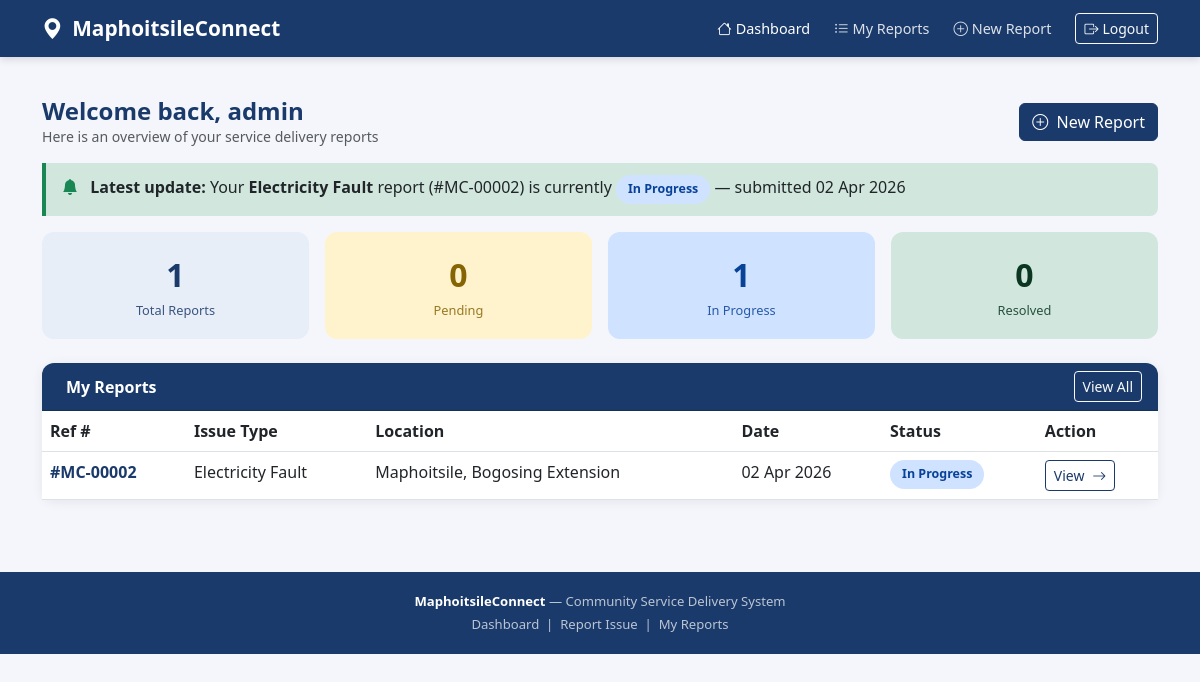
The page /accounts/dashboard/ (signed in) on the database its author committed.
### app/models.py (models this page shows, shortened)
class Issue(models.Model):
    CATEGORY_CHOICES = [
        ('water_leak',   'Water Leak'),
        ('electricity',  'Electricity Fault'),
        ('pothole',      'Pothole'),
        ('waste',        'Waste Collection'),
        ('water_outage', 'Water Outage'),
        ('other',        'Other'),
    ]
    STATUS_CHOICES = [
        ('pending',     'Pending'),
        ('in_progress', 'In Progress'),
        ('resolved',    'Resolved'),
    ]
    user        = models.ForeignKey(User, on_delete=models.CASCADE)
    title       = models.CharField(max_length=200)
    category    = models.CharField(max_length=50, choices=CATEGORY_CHOICES)
    description = models.TextField()
    location    = models.CharField(max_length=255)
    image       = models.ImageField(upload_to='issues/', blank=True, null=True)
    status      = models.CharField(max_length=20, choices=STATUS_CHOICES, default='pending')
    created_at  = models.DateTimeField(auto_now_add=True)
    updated_at  = models.DateTimeField(auto_now=True)
    class Meta:
        ordering = ['-created_at']

### app/views.py (the view)
# urls.py: path('accounts/dashboard/',       views.dashboard,    name='dashboard'),
@login_required
def dashboard(request):
    issues = Issue.objects.filter(user=request.user)
    context = {
        'issues':         issues,
        'total_count':    issues.count(),
        'pending_count':  issues.filter(status='pending').count(),
        'progress_count': issues.filter(status='in_progress').count(),
        'resolved_count': issues.filter(status='resolved').count(),
        'latest':         issues.first(),
    }
    return render(request, 'accounts/dashboard.html', context)

### app/templates/accounts/dashboard.html (shortened to what this page needs)
{% extends 'reports/base.html' %}
{% block content %}
<div class="d-flex justify-content-between align-items-center mb-3">
  <div>
    <h4 class="mb-0 fw-bold" style="color:#1a3a6b;">
      Welcome back, {{ user.first_name|default:user.username }}
    </h4>
    <p class="text-muted mb-0" style="font-size:0.88rem;">
      Here is an overview of your service delivery reports
    </p>
  </div>
  <a href="{% url 'report_issue' %}" class="btn btn-primary">
    <i class="bi bi-plus-circle me-1"></i> New Report
  </a>
</div>
{% if latest %}
<div class="notif-banner mb-3">
  <i class="bi bi-bell-fill me-2" style="color:#198754;"></i>
  <strong>Latest update:</strong>
  Your <strong>{{ latest.get_category_display }}</strong> report
  (#MC-{{ latest.pk|stringformat:"05d" }}) is currently
  {% if latest.status == 'pending' %}
    <span class="badge-pending">Pending</span>
  {% elif latest.status == 'in_progress' %}
    <span class="badge-progress">In Progress</span>
  {% else %}
    <span class="badge-resolved">Resolved</span>
  {% endif %}
  — submitted {{ latest.created_at|date:"d M Y" }}
</div>
{% endif %}
<div class="row g-3 mb-4">
  <div class="col-6 col-md-3">
    <div class="stat-card" style="background:#e8eef7; color:#1a3a6b;">
      <div class="stat-number">{{ total_count }}</div>
      <div class="stat-label">Total Reports</div>
    </div>
  </div>
  <div class="col-6 col-md-3">
    <div class="stat-card" style="background:#fff3cd; color:#856404;">
      <div class="stat-number">{{ pending_count }}</div>
      <div class="stat-label">Pending</div>
    </div>
  </div>
  <div class="col-6 col-md-3">
    <div class="stat-card" style="background:#cfe2ff; color:#084298;">
      <div class="stat-number">{{ progress_count }}</div>
      <div class="stat-label">In Progress</div>
    </div>
  </div>
  <div class="col-6 col-md-3">
    <div class="stat-card" style="background:#d1e7dd; color:#0a3622;">
      <div class="stat-number">{{ resolved_count }}</div>
      <div class="stat-label">Resolved</div>
    </div>
  </div>
</div>
<div class="card">
  <div class="card-header d-flex justify-content-between align-items-center"
       style="background:#1a3a6b; color:#fff;">
    <span>My Reports</span>
    <a href="{% url 'issue_list' %}" class="btn btn-outline-light btn-sm">
      View All
    </a>
  </div>
  <div class="card-body p-0">
    {% if issues %}
      <div class="table-responsive">
        <table class="table table-hover mb-0">
          <thead style="background:#f8f9fa;">
            <tr>
              <th>Ref #</th>
              <th>Issue Type</th>
              <th>Location</th>
              <th>Date</th>
              <th>Status</th>
              <th>Action</th>
            </tr>
          </thead>
          <tbody>
            {% for issue in issues %}
            <tr>
              <td class="fw-semibold" style="color:#1a3a6b;">
                #MC-{{ issue.pk|stringformat:"05d" }}
              </td>
              <td>{{ issue.get_category_display }}</td>
              <td>{{ issue.location }}</td>
              <td>{{ issue.created_at|date:"d M Y" }}</td>
              <td>
                {% if issue.status == 'pending' %}
                  <span class="badge-pending">Pending</span>
                {% elif issue.status == 'in_progress' %}
                  <span class="badge-progress">In Progress</span>
                {% else %}
                  <span class="badge-resolved">Resolved</span>
                {% endif %}
              </td>
              <td>
                <a href="{% url 'issue_detail' issue.pk %}"
                   class="btn btn-outline-primary btn-sm">
                  View <i class="bi bi-arrow-right ms-1"></i>
                </a>
              </td>
            </tr>
            {% endfor %}
          </tbody>
        </table>
      </div>
    {% endif %}
  </div>
</div>
{% endblock %}

### app/templates/reports/base.html (style rules this page uses)
body { background: #f4f6fb; font-family: 'Segoe UI', sans-serif; }
.card { border: none; border-radius: 12px; box-shadow: 0 2px 12px rgba(0,0,0,0.07); }
.card-header { border-radius: 12px 12px 0 0 !important; font-weight: 600; }
.badge-progress { background:#cfe2ff; color:#084298; padding:5px 12px; border-radius:20px; font-size:0.78rem; font-weight:600; display:inline-block; }
.stat-card { border-radius: 12px; padding: 1.2rem 1rem; text-align: center; }
.stat-card .stat-number { font-size: 2rem; font-weight: 700; }
.stat-card .stat-label { font-size: 0.8rem; opacity: 0.85; margin-top: 2px; }
.notif-banner { border-left: 4px solid #198754; background:#d1e7dd; border-radius:0 8px 8px 0; padding:12px 16px; margin-bottom:1rem; }
.btn-primary { background:#1a3a6b; border-color:#1a3a6b; }
.btn-outline-primary { color:#1a3a6b; border-color:#1a3a6b; }

### rows shown on the page
Issue: category "Electricity Fault", pk "00002", created_at "02 Apr 2026", location "Maphoitsile, Bogosing Extension", status "In Progress"

### other values the page prints
{{ user.first_name|default:user.username }} "admin"
{{ total_count }} "1"
{{ pending_count }} "0"
{{ progress_count }} "1"
{{ resolved_count }} "0"
